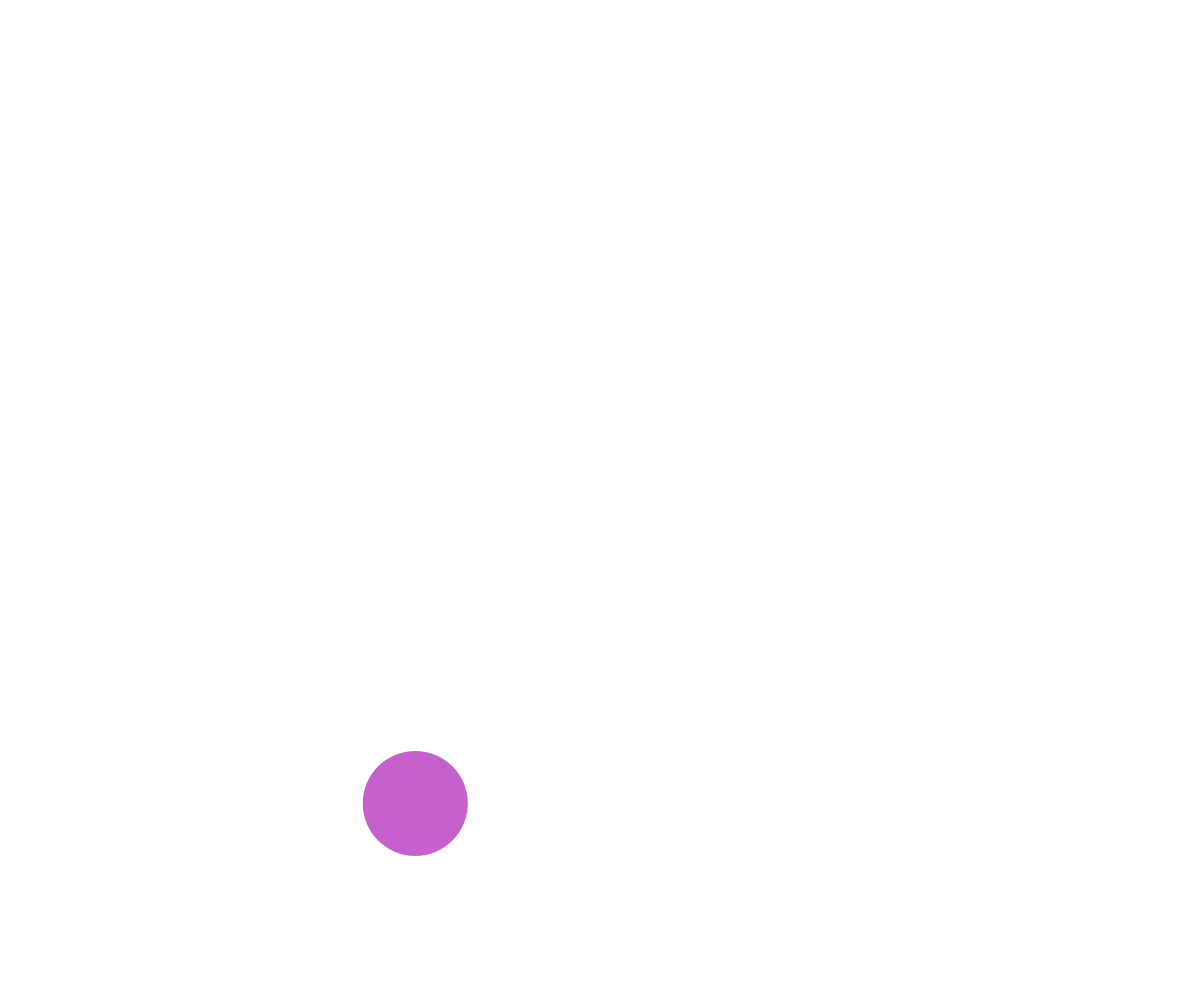
Frame 1 (no input)
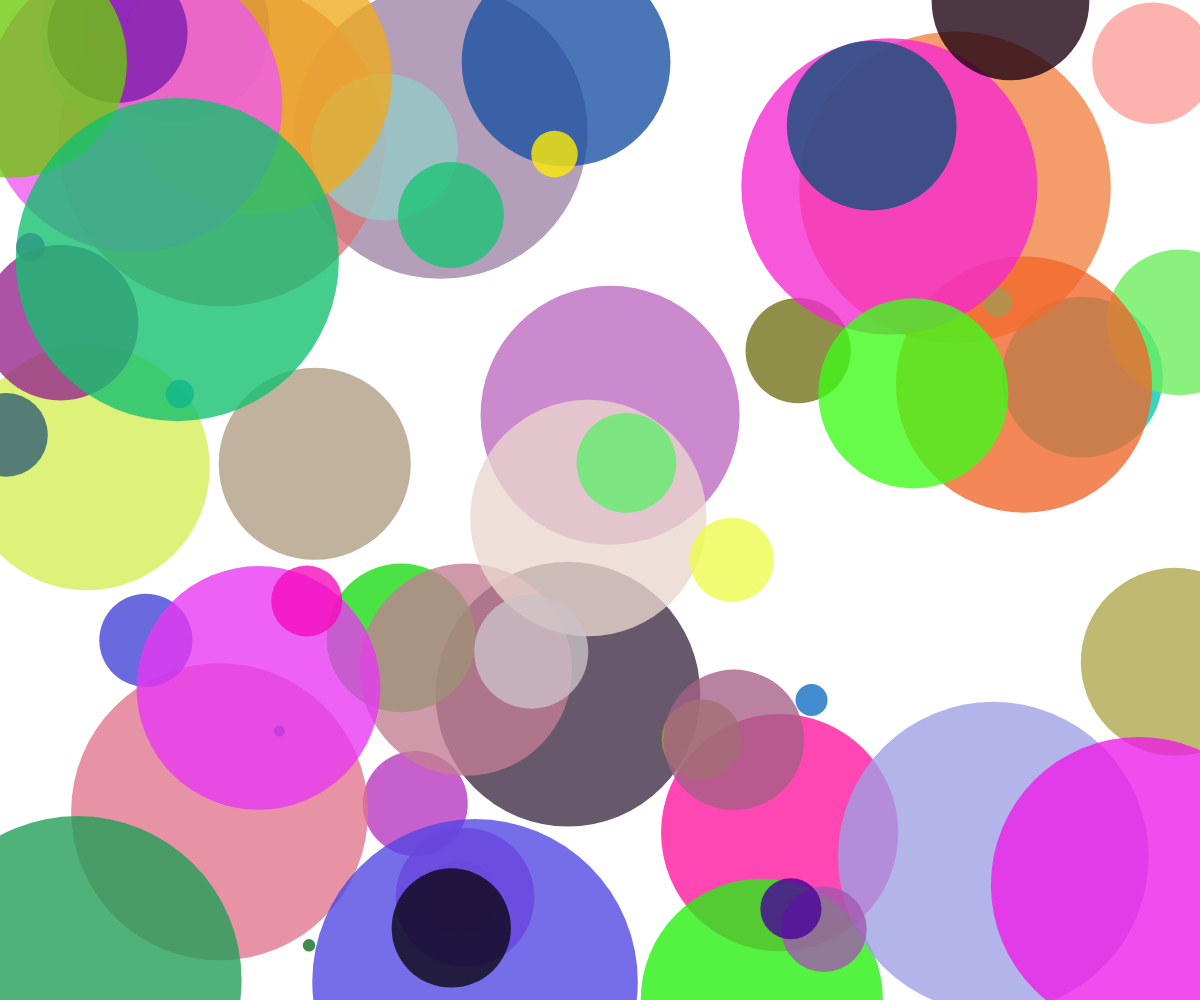
Frame 60 (no input)
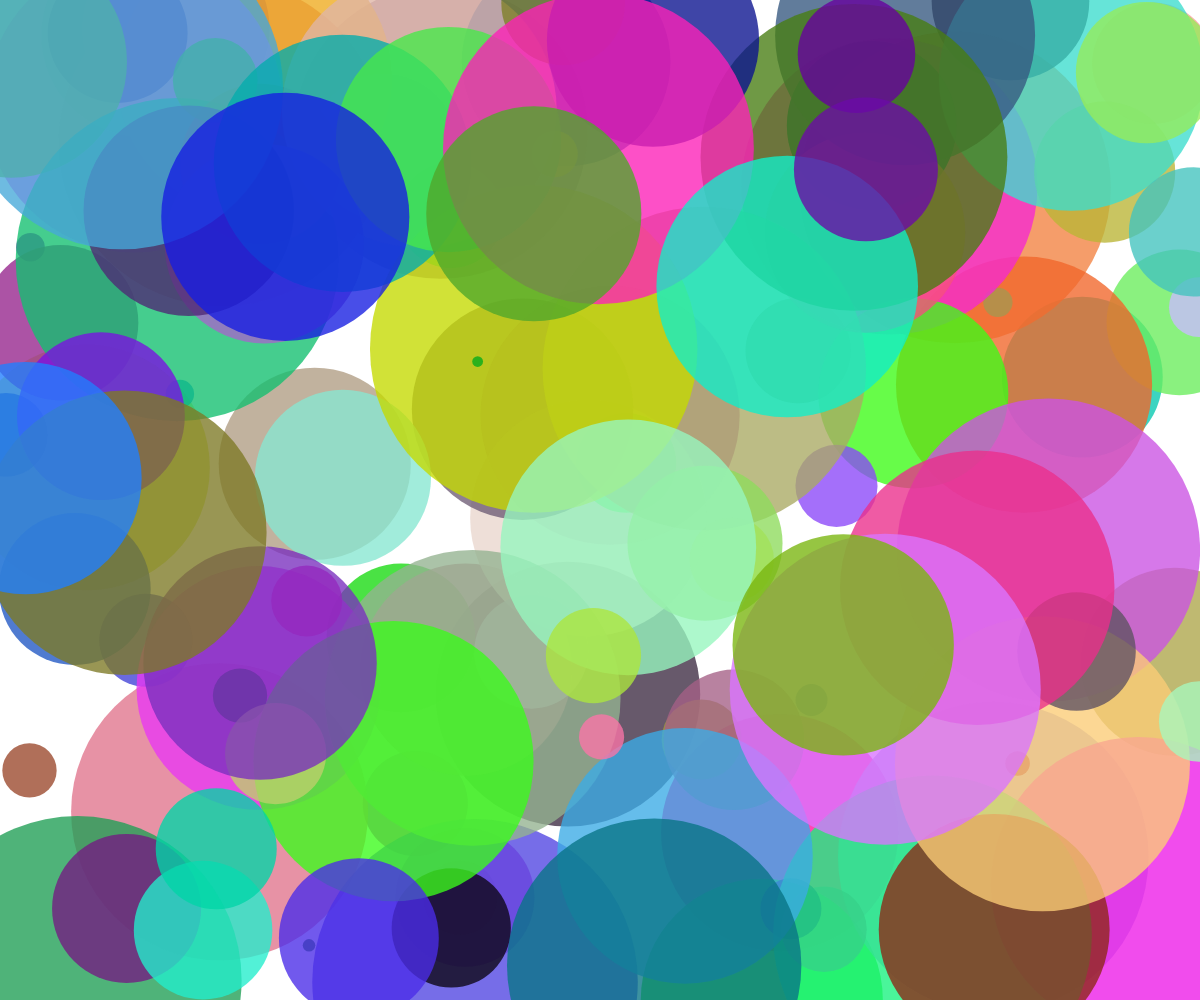
Frame 120 (the mouse pressed at the canvas centre since frame 60)

The p5.js sketch that drew these frames (run headless with seeded random() and noise() and a simulated clock; from frame 60 on, the mouse is pressed at the canvas centre):

// p5.js sketch
// ── sketch.js
// Project Title
// Your Name
// Date
//
// Extra for Experts:
// - describe what you did to take this project "above and beyond"


async function setup() {
  createCanvas(windowWidth, windowHeight);
  noStroke();
}

function draw() {
  fill(random(255),random(255), random(255),200);
  circle(random(width),random(height),random(10,330));
}
